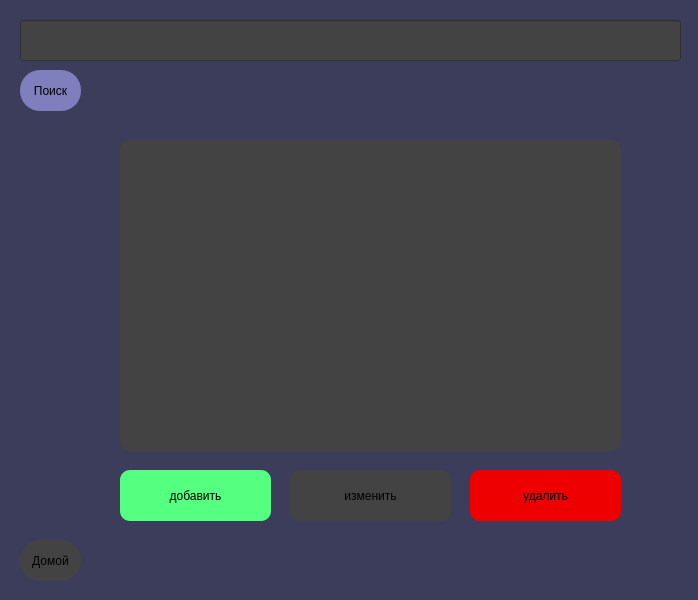
<?xml version="1.0" encoding="UTF-8"?>
<ui version="4.0">
 <class>MainWindow</class>
 <widget class="QMainWindow" name="MainWindow">
  <property name="geometry">
   <rect>
    <x>0</x>
    <y>0</y>
    <width>698</width>
    <height>600</height>
   </rect>
  </property>
  <property name="windowTitle">
   <string>MainWindow</string>
  </property>
  <property name="styleSheet">
   <string notr="true">background-color: rgb(60, 60, 91);</string>
  </property>
  <widget class="QWidget" name="centralwidget">
   <widget class="QPushButton" name="pushButton_add">
    <property name="geometry">
     <rect>
      <x>120</x>
      <y>470</y>
      <width>151</width>
      <height>51</height>
     </rect>
    </property>
    <property name="styleSheet">
     <string notr="true">background-color: rgb(85, 255, 127);
border-radius: 10;</string>
    </property>
    <property name="text">
     <string>добавить</string>
    </property>
   </widget>
   <widget class="QTableView" name="tableView">
    <property name="geometry">
     <rect>
      <x>120</x>
      <y>140</y>
      <width>501</width>
      <height>311</height>
     </rect>
    </property>
    <property name="styleSheet">
     <string notr="true">background-color: rgb(67, 67, 67);
border-radius: 10;</string>
    </property>
   </widget>
   <widget class="QPushButton" name="pushButton_edit">
    <property name="geometry">
     <rect>
      <x>290</x>
      <y>470</y>
      <width>161</width>
      <height>51</height>
     </rect>
    </property>
    <property name="styleSheet">
     <string notr="true">background-color: rgb(67, 67, 67);
border-radius: 10;</string>
    </property>
    <property name="text">
     <string>изменить</string>
    </property>
   </widget>
   <widget class="QPushButton" name="pushButton_delete">
    <property name="geometry">
     <rect>
      <x>470</x>
      <y>470</y>
      <width>151</width>
      <height>51</height>
     </rect>
    </property>
    <property name="styleSheet">
     <string notr="true">background-color: rgb(239, 0, 0);
border-radius: 10;</string>
    </property>
    <property name="text">
     <string>удалить</string>
    </property>
   </widget>
   <widget class="QLineEdit" name="lineEdit_search">
    <property name="geometry">
     <rect>
      <x>20</x>
      <y>20</y>
      <width>661</width>
      <height>41</height>
     </rect>
    </property>
    <property name="styleSheet">
     <string notr="true">background-color: rgb(67, 67, 67);</string>
    </property>
   </widget>
   <widget class="QPushButton" name="pushButton_home">
    <property name="geometry">
     <rect>
      <x>20</x>
      <y>540</y>
      <width>61</width>
      <height>41</height>
     </rect>
    </property>
    <property name="styleSheet">
     <string notr="true">background-color: rgb(67, 67, 67);
border-radius: 20;</string>
    </property>
    <property name="text">
     <string>Домой</string>
    </property>
   </widget>
   <widget class="QPushButton" name="pushButton_search">
    <property name="geometry">
     <rect>
      <x>20</x>
      <y>70</y>
      <width>61</width>
      <height>41</height>
     </rect>
    </property>
    <property name="styleSheet">
     <string notr="true">border-radius: 20;

background-color: rgb(127, 127, 190);</string>
    </property>
    <property name="text">
     <string>Поиск</string>
    </property>
   </widget>
  </widget>
 </widget>
 <resources/>
 <connections/>
</ui>
